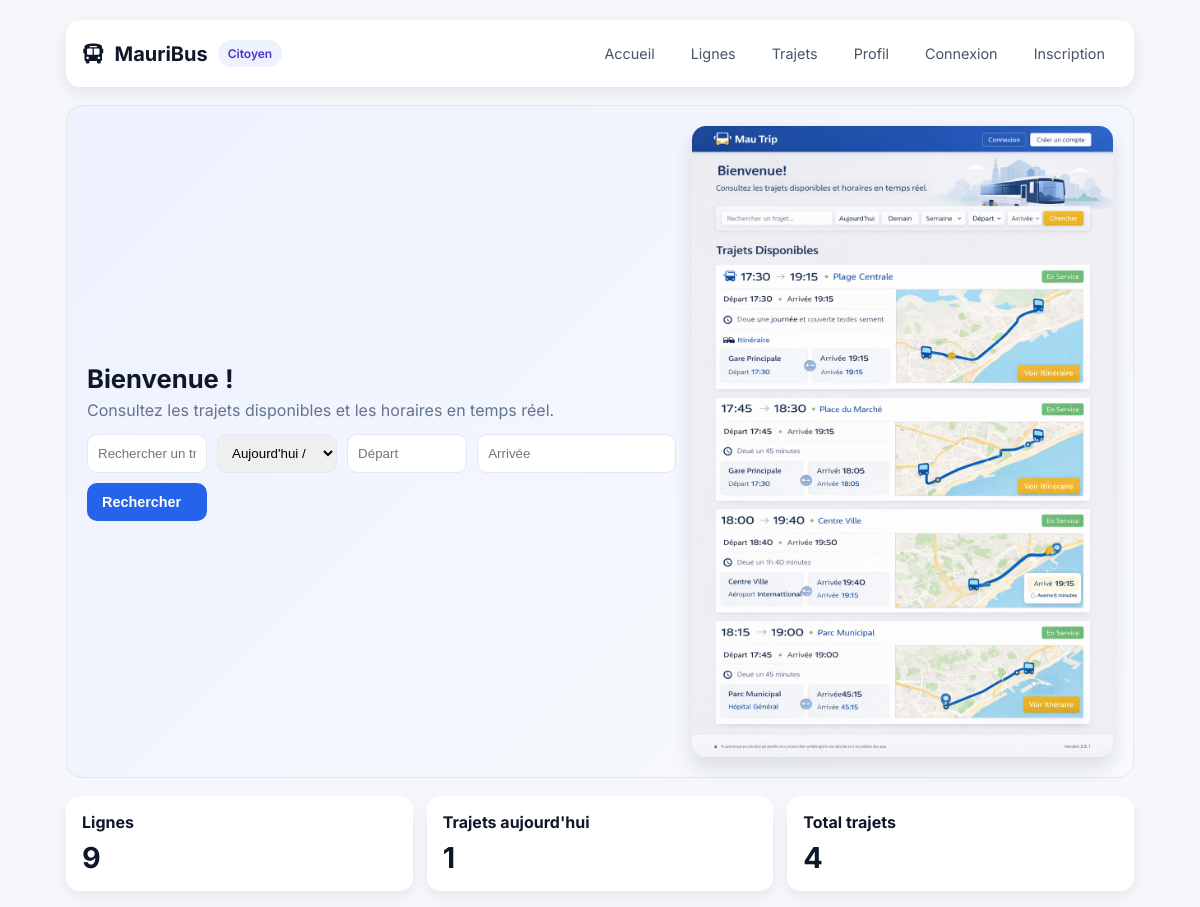
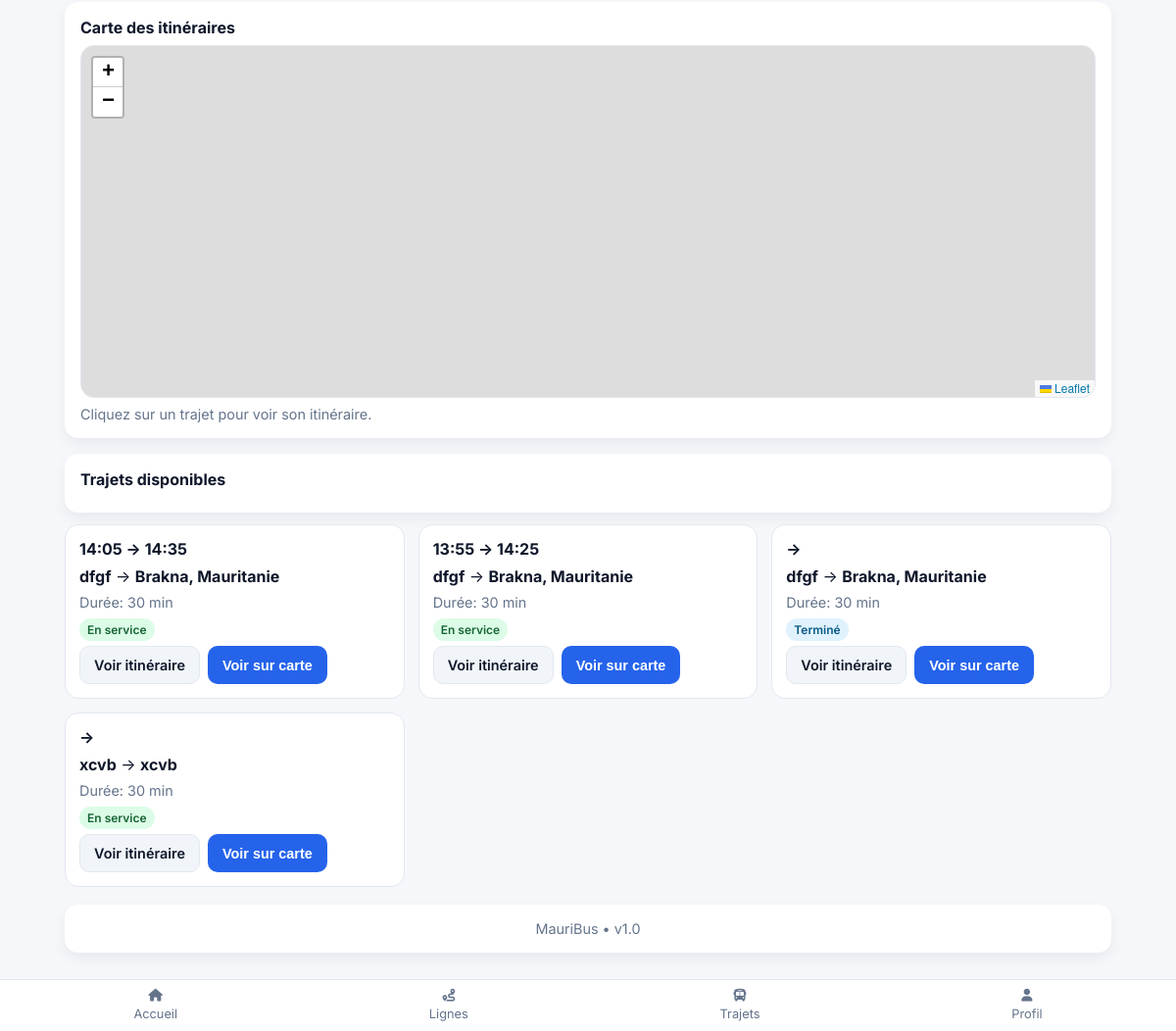
Page /citizen/dashboard/ on the committed database (2 pictures, top to bottom).
### mauribus_app/models.py (models this page shows, shortened)
class Trip(models.Model):
    bus = models.ForeignKey(Bus, on_delete=models.CASCADE)
    line = models.ForeignKey(Line, on_delete=models.CASCADE)
    date = models.DateTimeField(null=True, blank=True)
    STATUS_CHOICES = [
        ('scheduled', 'Planifié'),
        ('started', 'En cours'),
        ('completed', 'Terminé'),
        ('cancelled', 'Annulé'),
        ('not_completed', 'Non terminé'),
    ]
    status = models.CharField(max_length=20, choices=STATUS_CHOICES, default='scheduled')
    started_at = models.DateTimeField(null=True, blank=True)
    completed_at = models.DateTimeField(null=True, blank=True)

class Line(models.Model):
    name = models.CharField(max_length=100)
    start = models.CharField(max_length=100)
    end = models.CharField(max_length=100)
    start_lat = models.FloatField(null=True, blank=True)
    start_lng = models.FloatField(null=True, blank=True)
    end_lat = models.FloatField(null=True, blank=True)
    end_lng = models.FloatField(null=True, blank=True)

### mauribus_app/views.py (the view)
# urls.py: path("citizen/dashboard/", views.citizen_dashboard, name="citizen_dashboard"),
@never_cache
def citizen_dashboard(request):
    from django.utils import timezone
    from datetime import timedelta
    today = timezone.now().date()
    lines_count = Line.objects.count()
    trips_today = Trip.objects.filter(date__date=today).count()
    trips_total = Trip.objects.count()
    status_labels = {
        'scheduled': ('En service', 'status-ok'),
        'started': ('En cours', 'status-warn'),
        'completed': ('Terminé', 'status-done'),
        'cancelled': ('Suspendu', 'status-stop'),
        'not_completed': ('Suspendu', 'status-stop'),
    }
    trip_cards = []
    trips = Trip.objects.select_related('line', 'bus').order_by('-date')
    for trip in trips:
        arrival_time = None
        duration_minutes = 30
        if trip.date:
            arrival_time = trip.date + timedelta(minutes=duration_minutes)
        label, badge = status_labels.get(trip.status, ('En service', 'status-ok'))
        trip_cards.append({
            'id': trip.id,
            'line_name': trip.line.name,
            'start': trip.line.start,
            'end': trip.line.end,
            'departure': trip.date,
            'arrival': arrival_time,
            'duration': duration_minutes,
            'status_label': label,
            'status_class': badge,
            'start_lat': trip.line.start_lat,
            'start_lng': trip.line.start_lng,
            'end_lat': trip.line.end_lat,
            'end_lng': trip.line.end_lng,
        })
    return render(request, 'citizen/public_dashboard.html', {
        'lines_count': lines_count,
        'trips_today': trips_today,
        'trips_total': trips_total,
        'today': today,
        'trip_cards': trip_cards,
    })

### templates/citizen/public_dashboard.html (shortened to what this page needs)
{% extends 'citizen/base.html' %}
{% load static %}
{% block content %}
<div class="hero">
  <div>
    <h2>Bienvenue !</h2>
    <p>Consultez les trajets disponibles et les horaires en temps réel.</p>
    <div class="filters">
      <input type="text" id="searchInput" placeholder="Rechercher un trajet" />
      <select id="dayFilter">
        <option value="all">Aujourd'hui / Demain</option>
      </select>
      <input type="text" id="fromFilter" placeholder="Départ" />
      <input type="text" id="toFilter" placeholder="Arrivée" />
      <button class="btn btn-primary" onclick="filterTrips()">Rechercher</button>
    </div>
  </div>
  <img src="{% static 'images/citizen.png' %}" alt="MauriBus" />
</div>
<div class="grid" style="margin-bottom:18px;">
  <div class="card"><h3>Lignes</h3><div style="font-size:1.8rem; font-weight:700;">{{ lines_count }}</div></div>
  <div class="card"><h3>Trajets aujourd'hui</h3><div style="font-size:1.8rem; font-weight:700;">{{ trips_today }}</div></div>
  <div class="card"><h3>Total trajets</h3><div style="font-size:1.8rem; font-weight:700;">{{ trips_total }}</div></div>
</div>
<div class="card" style="margin-bottom:16px;">
  <h3>Carte des itinéraires</h3>
  <div id="map"></div>
  <p class="muted" style="margin-top:8px;">Cliquez sur un trajet pour voir son itinéraire.</p>
</div>
<div class="card" style="margin-bottom:12px;">
  <h3>Trajets disponibles</h3>
</div>
<div class="trip-grid" id="tripGrid">
  {% for t in trip_cards %}
  <div class="trip-card" data-id="{{ t.id }}" data-start="{{ t.start }}" data-end="{{ t.end }}"
       data-start-lat="{{ t.start_lat }}" data-start-lng="{{ t.start_lng }}"
       data-end-lat="{{ t.end_lat }}" data-end-lng="{{ t.end_lng }}"
       data-departure="{{ t.departure|date:'Y-m-d H:i' }}">
    <div class="trip-time">{{ t.departure|date:'H:i' }} → {{ t.arrival|date:'H:i' }}</div>
    <div><strong>{{ t.start }}</strong> → <strong>{{ t.end }}</strong></div>
    <div class="muted">Durée: {{ t.duration }} min</div>
    <div><span class="badge {{ t.status_class }}">{{ t.status_label }}</span></div>
    <div style="display:flex; gap:8px;">
      <a class="btn btn-ghost" href="{% url 'mauribus_app:citizen_trip_detail' t.id %}">Voir itinéraire</a>
      <button class="btn btn-primary" onclick="focusTrip(this)">Voir sur carte</button>
    </div>
  </div>
  {% empty %}
  <div class="card"><div class="muted">Aucun trajet disponible</div></div>
  {% endfor %}
</div>
<footer class="card" style="margin-top:18px; text-align:center;">
  <div class="muted">MauriBus • v1.0</div>
</footer>
{% endblock %}

### templates/citizen/base.html (style rules this page uses)
* { box-sizing: border-box; margin: 0; padding: 0; }
body { font-family: Inter, system-ui, -apple-system, 'Segoe UI', Roboto, Arial; background: #f6f7fb; color: #0f172a; }
.grid { display:grid; grid-template-columns: repeat(auto-fit, minmax(220px,1fr)); gap:14px; }
.card { background:#fff; border-radius:14px; padding:16px; box-shadow:0 6px 14px rgba(15,23,42,0.06); }
.card h3 { font-size:1rem; margin-bottom:8px; }
.muted { color:#64748b; font-size:0.9rem; }
.btn { display:inline-flex; align-items:center; gap:8px; padding:10px 14px; border-radius:10px; font-weight:600; font-size:0.9rem; text-decoration:none; border:1px solid transparent; }
.btn-primary { background:#2563eb; color:#fff; }
.btn-ghost { background:#f1f5f9; color:#0f172a; border-color:#e2e8f0; }

### templates/citizen/public_dashboard.html (style rules this page uses)
.hero { background: linear-gradient(135deg,#eef2ff,#f8fafc); border:1px solid #e2e8f0; padding:20px; border-radius:16px; display:grid; grid-template-columns: 1.4fr 1fr; gap:16px; align-items:center; margin-bottom:18px; }
.hero h2 { font-size:1.6rem; margin-bottom:6px; }
.hero p { color:#64748b; margin-bottom:14px; }
.hero img { width:100%; border-radius:14px; box-shadow:0 10px 20px rgba(15,23,42,0.12); }
.filters { display:grid; grid-template-columns: 1fr 1fr 1fr auto; gap:10px; }
.filters input, .filters select { width:100%; padding:10px; border-radius:10px; border:1px solid #e2e8f0; }
.trip-grid { display:grid; grid-template-columns: repeat(auto-fit, minmax(260px,1fr)); gap:14px; }
.trip-card { background:#fff; border-radius:14px; padding:14px; border:1px solid #e2e8f0; display:flex; flex-direction:column; gap:8px; }
.trip-time { font-weight:700; }
.badge { padding:4px 8px; border-radius:999px; font-size:0.75rem; font-weight:600; }
.status-ok { background:#dcfce7; color:#166534; }
.status-done { background:#e0f2fe; color:#075985; }
#map { height:360px; border-radius:14px; border:1px solid #e2e8f0; }

### rows in the picture
Trip: departure "14:05"
Line: start "dfgf" "dfgf" "dfgf", end "Brakna, Mauritanie" "Brakna, Mauritanie" "Brakna, Mauritanie"
Trip: departure "13:55"
Line: start "xcvb", end "xcvb"

### other values in the picture
{{ lines_count }} "9"
{{ trips_today }} "1"
{{ trips_total }} "4"
{{ t.arrival|date:'H:i' }} "14:35" "14:25"
{{ t.duration }} "30" "30" "30" "30"
{{ t.status_label }} "En service" "En service" "Terminé" "En service"
